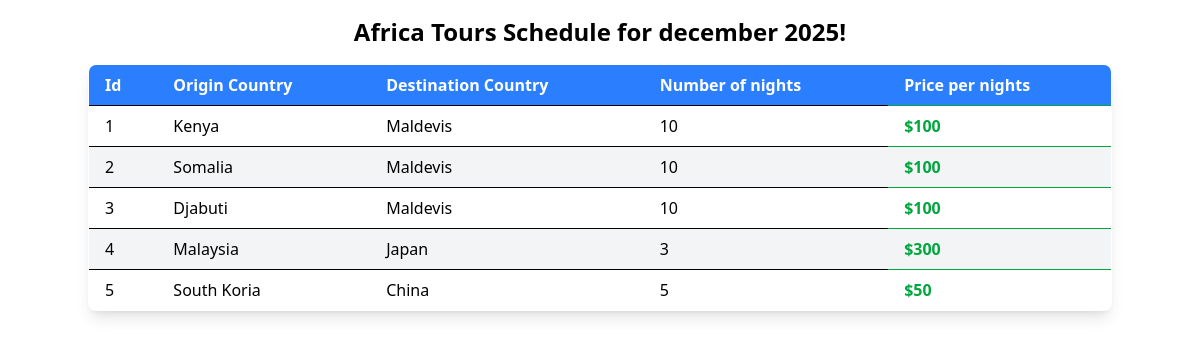
The page / on the database its author committed.
### africatoursagency/models.py (models this page shows, shortened)
class Tour(models.Model):
    origin_country = models.CharField(max_length=64)
    destination_country = models.CharField(max_length=64)
    number_of_nights = models.IntegerField()
    price = models.IntegerField()

### africatoursagency/views.py (the view)
# urls.py: path("", views.index, name="index")
def index(request):
    tours = Tour.objects.all()
    context = {'tours':tours}
    return render(request, "tours/index.html", context)

### africatoursagency/templates/tours/index.html (shortened to what this page needs)
<!DOCTYPE html>
<html lang="en">
  <head>
    <script src="https://cdn.jsdelivr.net/npm/@tailwindcss/browser@4"></script>
  </head>
  <body>
    <h1 class="text-2xl font-bold text-center my-4">
      Africa Tours Schedule for december 2025!
    </h1>
    <table
      class="table-auto w-full max-w-5xl mx-auto border border-gray-300 shadow-lg rounded-lg overflow-hidden"
    >
      <thead class="bg-blue-500 text-white">
        <tr>
          <th class="px-4 py-2 text-left">Id</th>
          <th class="px-4 py-2 text-left">Origin Country</th>
          <th class="px-4 py-2 text-left">Destination Country</th>
          <th class="px-4 py-2 text-left">Number of nights</th>
          <th class="px-4 py-2 text-left">Price per nights</th>
        </tr>
      </thead>
      <tbody>
        {% for tour in tours %}
        <tr
          class="even:bg-gray-100 odd:bg-white hover:bg-blue-50 transition-colors"
        >
          <td class="border-t px-4 py-2">{{ tour.id }}</td>
          <td class="border-t px-4 py-2">{{ tour.origin_country }}</td>
          <td class="border-t px-4 py-2">{{ tour.destination_country }}</td>
          <td class="border-t px-4 py-2">{{ tour.number_of_nights }}</td>
          <td class="border-t px-4 py-2 font-semibold text-green-600">
            ${{ tour.price }}
          </td>
        </tr>
        {% endfor %}
      </tbody>
    </table>
  </body>
</html>

### rows shown on the page
Tour: id "1", origin_country "Kenya", destination_country "Maldevis", number_of_nights "10", price "100"
Tour: id "2", origin_country "Somalia", destination_country "Maldevis", number_of_nights "10", price "100"
Tour: id "3", origin_country "Djabuti", destination_country "Maldevis", number_of_nights "10", price "100"
Tour: id "4", origin_country "Malaysia", destination_country "Japan", number_of_nights "3", price "300"
Tour: id "5", origin_country "South Koria", destination_country "China", number_of_nights "5", price "50"
